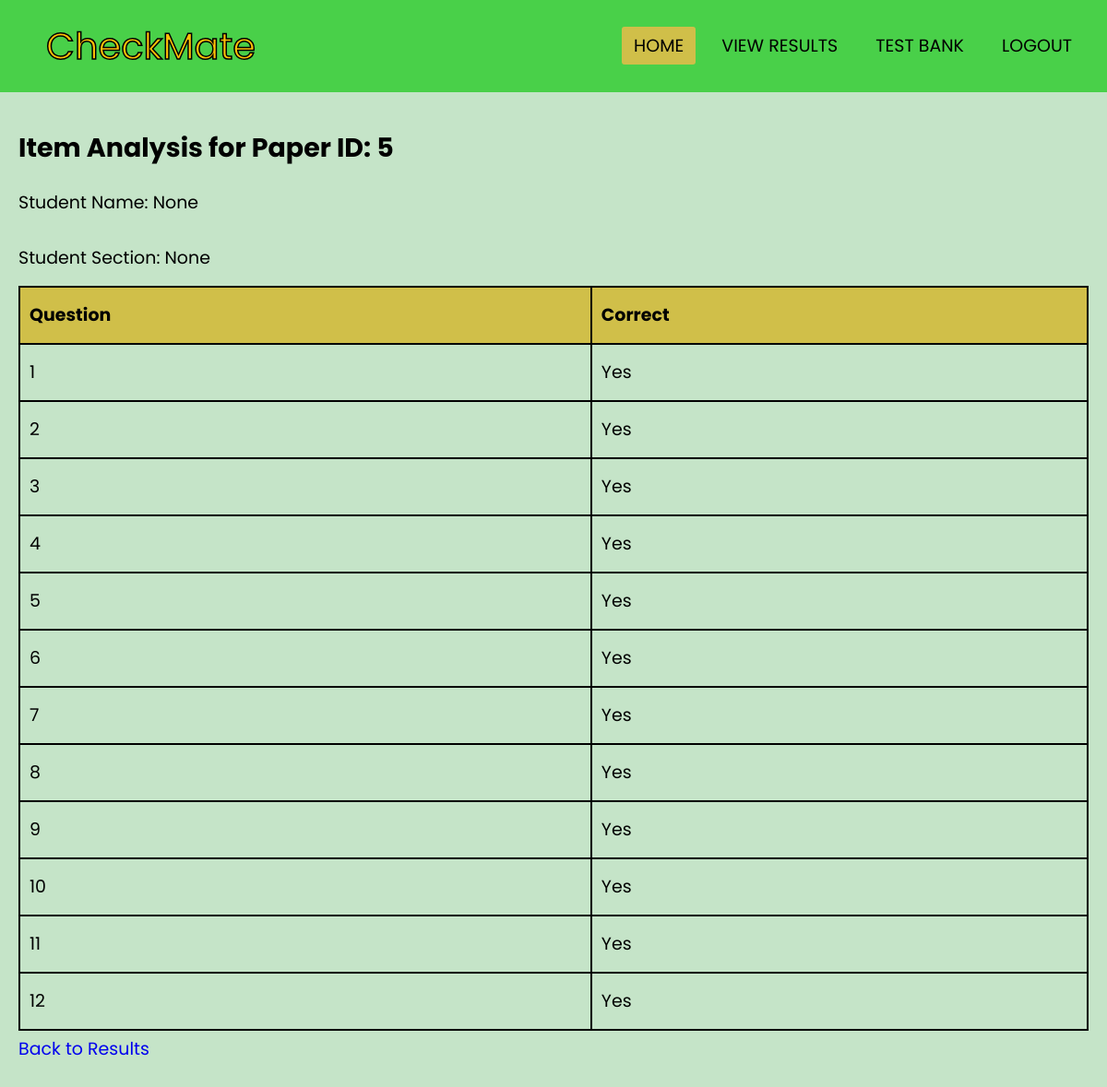
The page /view_item_analysis/5 (signed in) on the database its author committed.
### app.py (models this page shows)
class StudentPaper(db.Model):
    id = db.Column(db.Integer, primary_key=True)
    student_name = db.Column(db.String(100), nullable=False)
    student_section = db.Column(db.String(100), nullable=False)
    file_path = db.Column(db.String(200), nullable=False)
    answers = db.Column(db.PickleType, nullable=False)
    score = db.Column(db.Integer, nullable=False)
    item_analysis = db.Column(db.PickleType, nullable=False)

### app.py (the view)
@app.route('/view_item_analysis/<int:paper_id>')
@login_required
def view_item_analysis(paper_id):
    student_paper = StudentPaper.query.get_or_404(paper_id)
    return render_template('view_item_analysis.html', student_paper=student_paper)

### app.py (called while the page is built)
@login_manager.user_loader
def load_user(user_id):
    return User.query.get(int(user_id))

### templates/view_item_analysis.html (shortened to what this page needs)
{% extends 'home-base.html' %}
{% block content %}
<h2>Item Analysis for Paper ID: {{ student_paper.id }}</h2>
<p>Student Name: {{ student_paper.student_name }}</p>
<p>Student Section: {{ student_paper.student_section }}</p>
<table>
    <thead>
        <tr>
            <th>Question</th>
            <th>Correct</th>
        </tr>
    </thead>
    <tbody>
        {% for item in student_paper.item_analysis %}
        <tr>
            <td>{{ item.question }}</td>
            <td>{{ 'Yes' if item.correct else 'No' }}</td>
        </tr>
        {% endfor %}
    </tbody>
</table>
<a class="btn btn-primary" href="{{ url_for('view_results') }}">Back to Results</a>
{% endblock %}

### static/css/home.css (style rules this page uses)
:root { --ff: "Poppins", sans-serif; --colorprimary: #49d049; --colorprimary2: #C5E4C8; --colorsecondary: #d0bf49; --colorsecondary2: #FFC107; --colortertiary: #ffffff; --colortertiary2: #000000; --h1: bold 48px/60px var(--ff); --h2: normal 40px/50px var(--ff); --h3: bold 33px/40px var(--ff); --h6: normal 19px/40px var(--ff); --p: light 16px/20px var(--ff); }
* { margin: 0; padding: 0; box-sizing: border-box; text-decoration: none; list-style: none; }
body { background: var(--colorprimary2); color: var(--colortertiary2); font: var(--h6); }
p { margin-top: 20px; }
table { width: 100%; border-collapse: collapse; margin-top: 10px; }
th, td { padding: 10px; border: 2px solid var(--colortertiary2); text-align: left; }
th { background: var(--colorsecondary); }

### rows shown on the page
StudentPaper: id "5", student_name "None", student_section "None"

### other values the page prints
{{ item.question }} "1" "2" "3" "4" "5" "6" "7" "8" "9" "10" "11" "12"
{{ 'Yes' if item.correct else 'No' }} "Yes" "Yes" "Yes" "Yes" "Yes" "Yes" "Yes" "Yes" "Yes" "Yes" "Yes" "Yes"
